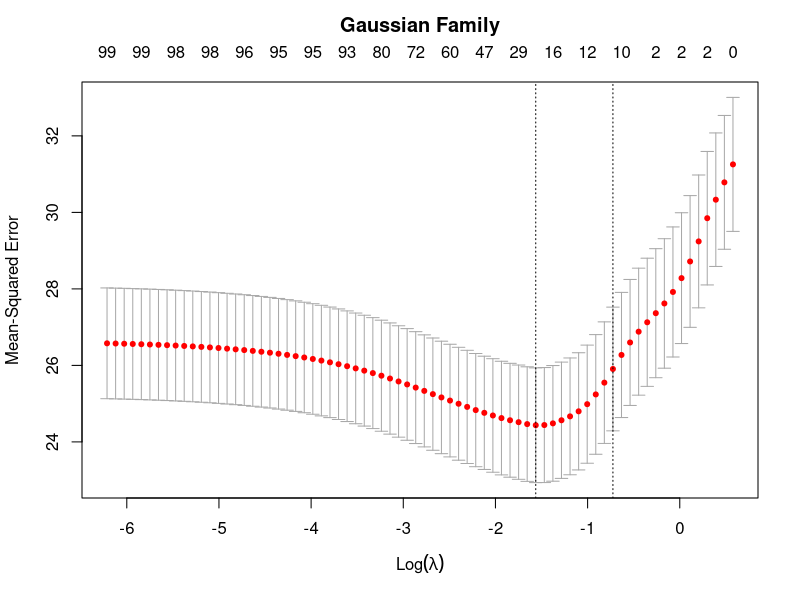
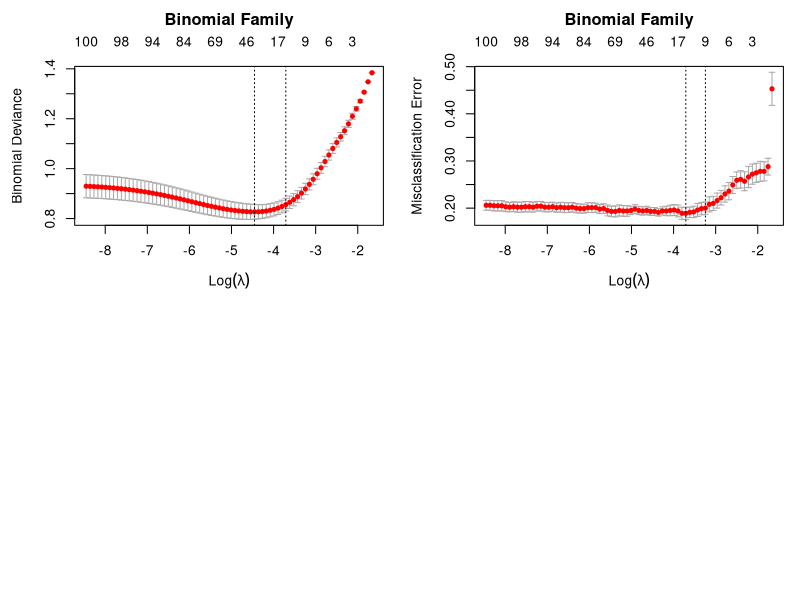

R code for these plots, in order:
library(glmnet)


### Name: plot.cv.glmnet
### Title: plot the cross-validation curve produced by cv.glmnet
### Aliases: plot.cv.glmnet
### Keywords: models regression

### ** Examples

set.seed(1010)
n=1000;p=100
nzc=trunc(p/10)
x=matrix(rnorm(n*p),n,p)
beta=rnorm(nzc)
fx= (x[,seq(nzc)] %*% beta)
eps=rnorm(n)*5
y=drop(fx+eps)
px=exp(fx)
px=px/(1+px)
ly=rbinom(n=length(px),prob=px,size=1)
cvob1=cv.glmnet(x,y)
plot(cvob1)
title("Gaussian Family",line=2.5)
frame()
set.seed(1011)
par(mfrow=c(2,2),mar=c(4.5,4.5,4,1))
cvob2=cv.glmnet(x,ly,family="binomial")
plot(cvob2)
title("Binomial Family",line=2.5)
set.seed(1011)
cvob3=cv.glmnet(x,ly,family="binomial",type="class")
plot(cvob3)
title("Binomial Family",line=2.5)
